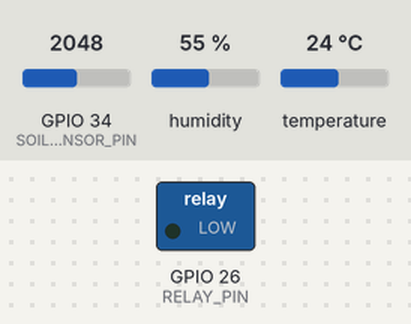
The sketch below on a simulated ESP32. Parts: switched loads named in the sketch (green lamp = pin HIGH). The inputs (shaded band) are chosen by the test bench; at power-on: GPIO 34 (SOIL_SENSOR_PIN) = 2048, humidity 55 %, temperature 24 °C. What the sketch prints to the serial monitor is not drawn.

Above: at 3.8 s.
3.9 s: GPIO 34 (SOIL_SENSOR_PIN) set to 1964
At 6.5 s:
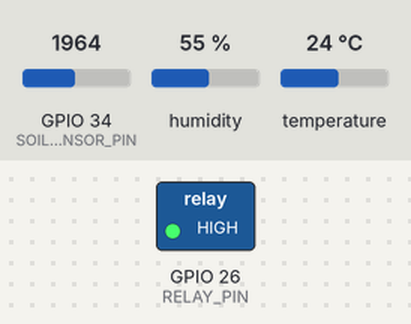
7.8 s: GPIO 34 (SOIL_SENSOR_PIN) set to 2040
At 9.8 s:
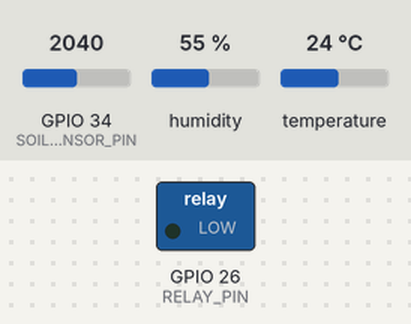
11.7 s: GPIO 34 (SOIL_SENSOR_PIN) set to 1960
At 13.1 s:
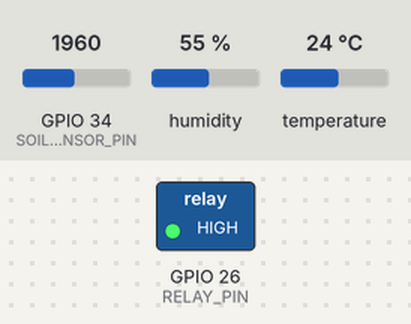
Timing chart, 0 to 14.7 s (numbered marks = the images above; inputs shaded):
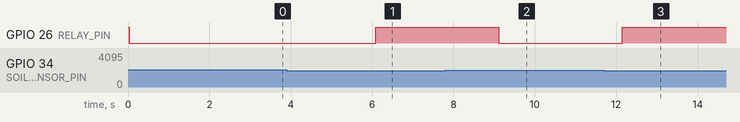

Measured:
- the behaviour switches between 2001 and 2000 on GPIO 34 (SOIL_SENSOR_PIN) (found by bisection; images 0 and 1)
- after the input at 3.9 s, GPIO 26 (RELAY_PIN): LOW → HIGH after 2.2 s
- after the input at 7.8 s, GPIO 26 (RELAY_PIN): HIGH → LOW after 1.3 s
- after the input at 11.7 s, GPIO 26 (RELAY_PIN): LOW → HIGH after 0.44 s

The sketch:

smart_irrigation_esp32.ino
```cpp
/*
  Smart Irrigation System using ESP32

  Components:
  - Soil Moisture Sensor (Analog)
  - Relay Module (Pump Control)
  - DHT11 Sensor (Temperature & Humidity)

  Function:
  - Reads soil moisture
  - Automatically turns pump ON/OFF
  - Displays data on Serial Monitor
*/

#include <DHT.h>

// ---------------- PIN DEFINITIONS ----------------
#define SOIL_SENSOR_PIN 34     // Analog pin
#define RELAY_PIN 26           // Relay control pin
#define DHT_PIN 4              // DHT data pin
#define DHT_TYPE DHT11

// ---------------- OBJECTS ----------------
DHT dht(DHT_PIN, DHT_TYPE);

// ---------------- VARIABLES ----------------
int soilValue = 0;
int soilThreshold = 2000;   // Adjust based on testing

float temperature = 0;
float humidity = 0;

// ---------------- SETUP ----------------
void setup() {
  Serial.begin(115200);

  pinMode(RELAY_PIN, OUTPUT);

  // Relay OFF initially (depends on module logic)
  digitalWrite(RELAY_PIN, HIGH);

  dht.begin();

  Serial.println("=================================");
  Serial.println(" Smart Irrigation System Started ");
  Serial.println("=================================");
}

// ---------------- MAIN LOOP ----------------
void loop() {

  // Read soil moisture
  soilValue = analogRead(SOIL_SENSOR_PIN);

  // Read DHT values
  temperature = dht.readTemperature();
  humidity = dht.readHumidity();

  // Print data
  Serial.println("\n----- Sensor Data -----");

  Serial.print("Soil Moisture: ");
  Serial.println(soilValue);

  Serial.print("Temperature: ");
  Serial.print(temperature);
  Serial.println(" °C");

  Serial.print("Humidity: ");
  Serial.print(humidity);
  Serial.println(" %");

  // Decision making
  if (soilValue > soilThreshold) {
    Serial.println("Status: Soil Dry → Pump ON");
    digitalWrite(RELAY_PIN, LOW);   // Relay ON
  }
  else {
    Serial.println("Status: Soil Wet → Pump OFF");
    digitalWrite(RELAY_PIN, HIGH);  // Relay OFF
  }

  delay(3000);
}
```
